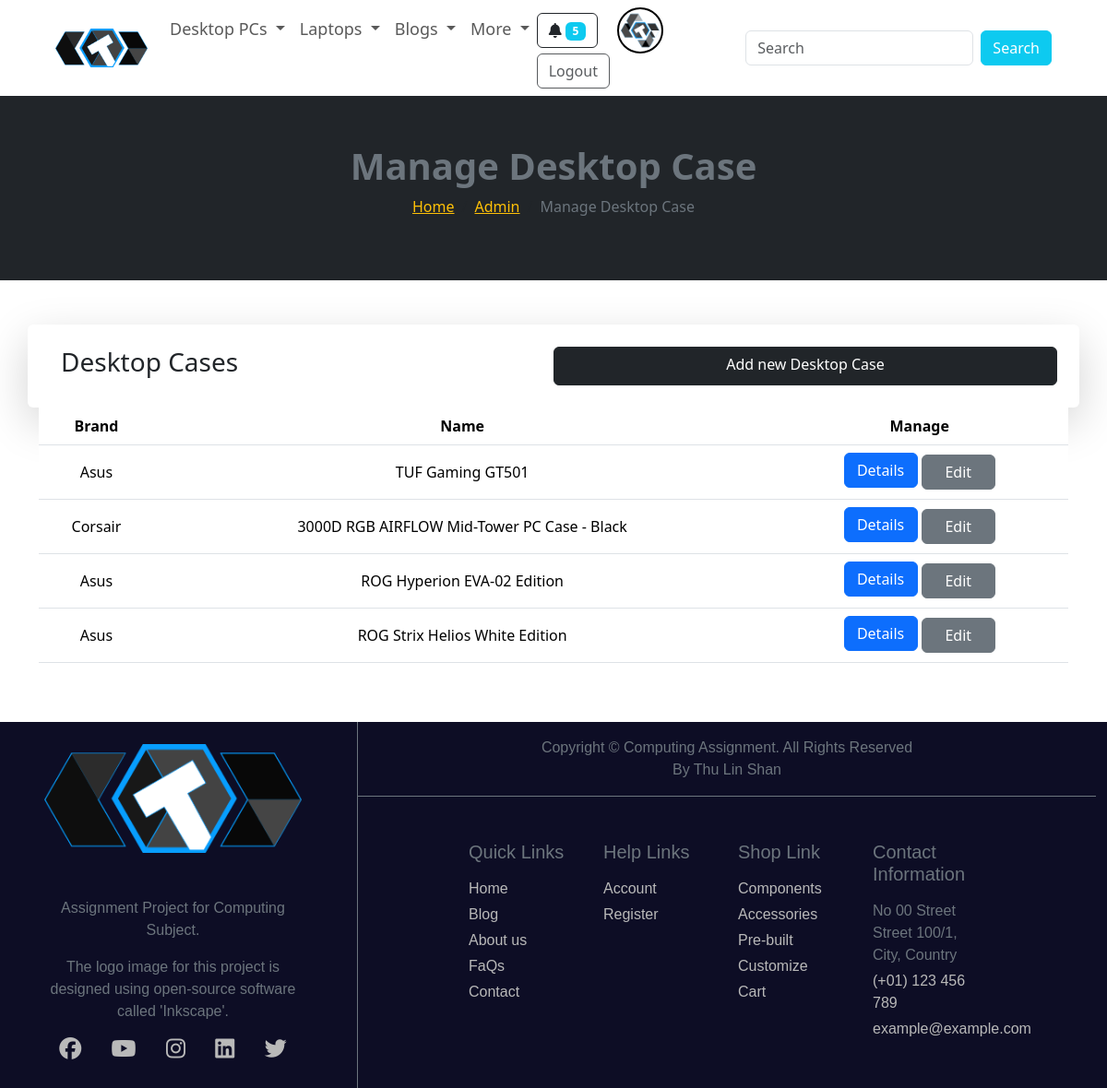
Page /admin/manage_desktop_case.php (signed in) on the committed database.
### tables this page shows
CREATE TABLE `users` (
  `id` int(11) NOT NULL,
  `username` varchar(255) NOT NULL,
  `password` varchar(255) NOT NULL,
  `email` varchar(255) NOT NULL,
  `phone1` varchar(20) NOT NULL,
  `phone2` varchar(20) DEFAULT NULL,
  `address` varchar(255) NOT NULL,
  `avatar` varchar(255) NOT NULL,
  `subscribed` tinyint(4) NOT NULL,
  `is_admin` tinyint(4) NOT NULL DEFAULT 0
);

CREATE TABLE `desktop_case` (
  `id` int(11) NOT NULL,
  `brand` int(11) NOT NULL,
  `desktop_case_name` varchar(255) NOT NULL,
  `type` varchar(150) NOT NULL,
  `color` varchar(150) NOT NULL,
  `img` varchar(255) NOT NULL,
  `cooling` varchar(150) NOT NULL,
  `dimensions` varchar(150) NOT NULL,
  `io_panel` varchar(255) NOT NULL,
  `radiator_support` varchar(255) NOT NULL,
  `price` int(11) NOT NULL,
  `link` varchar(255) DEFAULT NULL
);

CREATE TABLE `brand` (
  `id` int(11) NOT NULL,
  `brand_name` varchar(255) NOT NULL,
  `products` varchar(60) NOT NULL,
  `img` varchar(255) NOT NULL,
  `description` text DEFAULT NULL,
  `link` varchar(255) NOT NULL
);

### admin/manage_desktop_case.php (the view, shortened to what this page needs)
<?php
include './partials/header.php';
$query = "SELECT * FROM desktop_case ORDER BY desktop_case_name";
$desktop_cases = mysqli_query($connection, $query);
?>
<main>
    <div class="bg-dark text-center d-flex flex-column justify-content-center" style="height: 25vh;">
        <h3 class="text-secondary fw-bold fs-1">Manage Desktop Case</h3>
        <div>
            <nav aria-label="breadcrumb">
                <ol class="breadcrumb text-warning justify-content-center">
                    <li class="breadcrumb-item"><a href="<?= ROOT_URL ?>" class="text-warning">Home</a></li>
                    <li class="breadcrumb-item"><a href="<?= ROOT_URL ?>admin" class="text-warning">Admin</a></li>
                    <li class="breadcrumb-item active text-secondary" aria-current="page">Manage Desktop Case</li>
                </ol>
            </nav>
        </div>
    </div>
    <div class="container py-5">
        <div class="row p-4 rounded shadow-lg">
            <div class="col-md-6 ">
                <h3>Desktop Cases</h3>
            </div>
            <a class="col-md-6 btn btn-dark px-4" href="./add_desktop_case.php">Add new Desktop Case</a>
        </div>
        <?php if (mysqli_num_rows($desktop_cases) > 0) : ?>
            <table class="table text-center">
                <thead>
                    <tr>
                        <th>Brand</th>
                        <th>Name</th>
                        <th>Manage</th>
                    </tr>
                </thead>
                <tbody>
                    <?php while ($desktop_case = mysqli_fetch_assoc($desktop_cases)) : ?>
                        <tr class="align-middle">
                            <?php
                            $brand_id = $desktop_case['brand'];
                            $query = "SELECT brand_name FROM brand WHERE id=$brand_id";
                            $brand = mysqli_fetch_assoc(mysqli_query($connection, $query));
                            ?>
                            <td><?= $brand['brand_name'] ?></td>
                            <td><?= $desktop_case['desktop_case_name'] ?></td>
                            <td>
                                <a class="btn btn-primary mb-1" style="width: 80px;" href="<?= ROOT_URL ?>details/desktop_case_details.php?id=<?= $desktop_case['id'] ?>">Details</a>
                                <a class="btn btn-secondary " style="width: 80px;" href="./edit_desktop_case.php?id=<?= $desktop_case['id'] ?>" class="btn sm">Edit</a>
                            </td>
                        </tr>
                    <?php endwhile; ?>
                </tbody>
            </table>
        <?php else : ?>
            <div class="alert__message error d-flex justify-content-center align-items-center py-5 my-5">
                <h4> "No desktop case found" </h4>
            </div>
        <?php endif ?>
    </div>
</main>
<?php
include './partials/footer.php';
?>

### admin/partials/header.php (shortened to what this page needs)
<?php
require 'config/database.php';
$id = filter_var($_SESSION['user-id'], FILTER_SANITIZE_NUMBER_INT);
$query = "SELECT avatar FROM users WHERE id=$id";
$result = mysqli_query($connection, $query);
$avatar = mysqli_fetch_assoc($result);
?>
<!DOCTYPE html>
<html lang="en">
<head>
    <link rel="stylesheet" href="<?= ROOT_URL ?>/node_modules/bootstrap/dist/css/bootstrap.min.css">
    <link rel="stylesheet" href="<?= ROOT_URL ?>/assets/css/style.css">
    <link rel="stylesheet" href="<?= ROOT_URL ?>/assets/css/admin.css">
    <link rel="stylesheet" href="https://cdnjs.cloudflare.com/ajax/libs/font-awesome/6.5.1/css/all.min.css">
</head>
<body>
    <header>
        <nav class="navbar navbar-expand-lg bg-white px-5" style="font-size: large;">
            <div class="container-fluid">
                <a class="navbar-brand img-fluid" href="<?= ROOT_URL ?>"><img src="<?= ROOT_URL ?>/assets/images/logos/logo.png" width="100px" alt=""></a>
                <div class="collapse navbar-collapse" id="navbarSupportedContent">
                    <ul class="navbar-nav me-auto mb-2 mb-lg-0 align-items-baseline">
                        <li class="nav-item dropdown">
                            <a class="nav-link dropdown-toggle" href="#" role="button" data-bs-toggle="dropdown" aria-expanded="false">
                                Desktop PCs
                            </a>
                        </li>
                        <li class="nav-item dropdown">
                            <a class="nav-link dropdown-toggle" href="#" role="button" data-bs-toggle="dropdown" aria-expanded="false">
                                Laptops
                            </a>
                        </li>
                        <li class="nav-item dropdown">
                            <a class="nav-link dropdown-toggle" href="#" role="button" data-bs-toggle="dropdown" aria-expanded="false">
                                Blogs
                            </a>
                        </li>
                        <li class="nav-item dropdown">
                            <a class="nav-link dropdown-toggle" href="#" role="button" data-bs-toggle="dropdown" aria-expanded="false">
                                More
                            </a>
                        </li>
                        <?php if (isset($_SESSION['user-id'])) : ?>
                            <li class="nav-item me-2">
                                <button type="button" class="btn btn-outline-dark me-3" id="liveToastBtn"><i class="fa-solid fa-bell"></i><span class="ms-1 badge bg-info">5</span></button>
                                <a href="<?= ROOT_URL ?>admin" class="me-3" style="text-decoration: none;">
                                    <img src="<?= ROOT_URL . '/assets/images/avatars/' . $avatar['avatar'] ?>" style="border-radius: 50%; border:solid black 2px; padding:2px;object-fit: cover;" alt="" width="50px">
                                </a>
                                <a href="<?= ROOT_URL ?>signout.php" style="text-decoration: none;" class="btn btn-outline-dark opacity-75">Logout</a>
                            </li>
                        <?php endif ?>
                    </ul>
                    <form class="d-flex" role="search">
                        <input class="form-control me-2" type="search" placeholder="Search" aria-label="Search">
                        <button class="btn btn-info text-white" type="submit">Search</button>
                    </form>
                </div>
            </div>
        </nav>
    </header>

### rows in the picture
users: avatar (picture)
desktop_case: brand.brand_name "Asus", desktop_case_name "TUF Gaming GT501"
desktop_case: brand.brand_name "Corsair", desktop_case_name "3000D RGB AIRFLOW Mid-Tower PC Case - Black"
desktop_case: brand.brand_name "Asus", desktop_case_name "ROG Hyperion EVA-02 Edition", $desktop_case['id'] 8 (drawn)
desktop_case: brand.brand_name "Asus", desktop_case_name "ROG Strix Helios White Edition"
